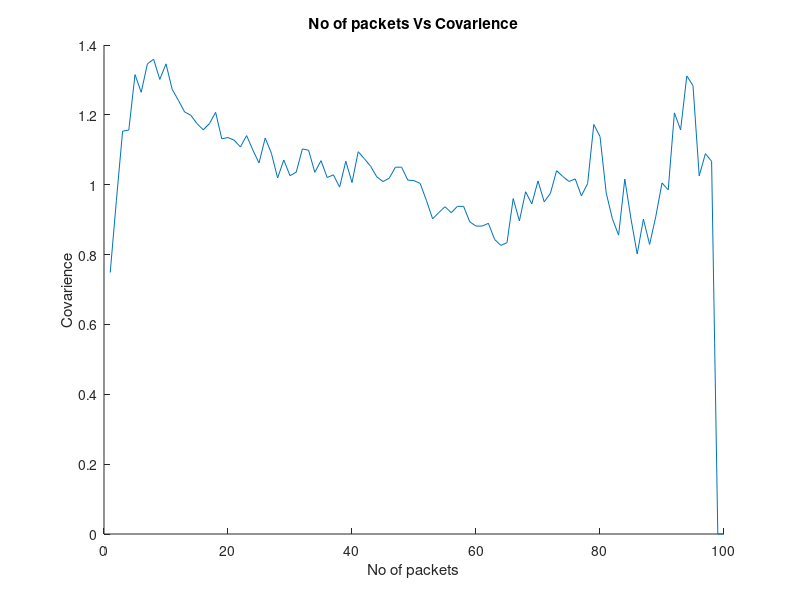
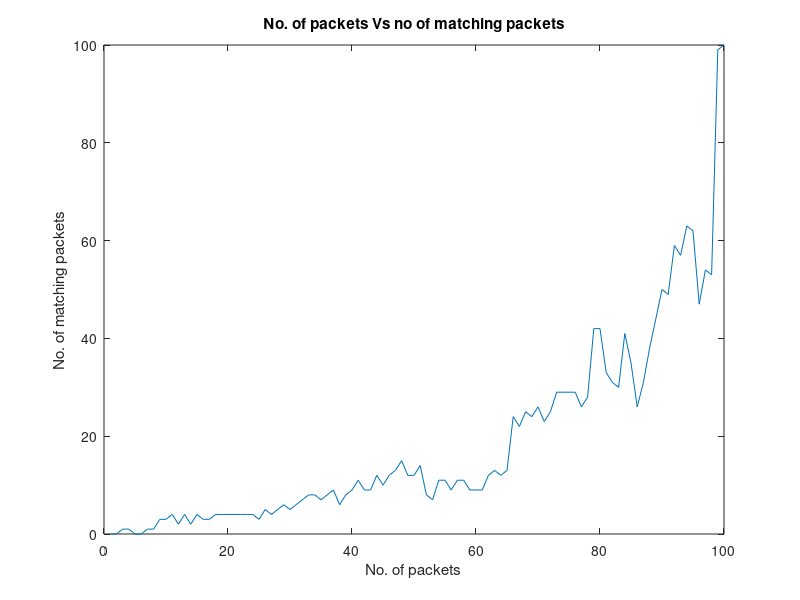

The MATLAB source for these figures, in order:
clear all;
clc;
N=100;
%M=17;
fileID=fopen('Mini_150.csv','w');
A=zeros(100,2);
B=zeros(100,2);
T=csvread('Dataset2.csv');

%fprintf(fileID,"For N = %d\n\n\n",N);
%fprintf(fileID,"M    count   cv\n");
for M = 1:100
    min=10;
    max=20;
    for i=1:M
        for j=1:N
            %       P(i,j)=i+j;
            P(i,j)=sqrt(2/N)*cos((pi/N)*(i-1+1/2)*(j-1+1/2));
        end
    end
    % r = (b-a).*rand(1000,1) + a;
    d=T(:,1)%(max-min).*rand(N,1)+min;
    d=round(d);
    y=P*d;
    P1=pinv(P);
    d1=P'*y;
    d1=round(d1);
    compareP=round(P')==round(P1);
    compareD=round(d)==round(d1);
    a=sum(compareD(1:M,1));
    c=round(d)-round(d1);
    c=abs(c);
    mean2=mean(c);
    sd=std(c);
    cv=sd/mean2;
    if mean2==0
        cv=0;
    end;
    nbytes2=fprintf(fileID,'%d    %d    %f \n',M,a,cv);
    A(M,2)=cv;
    A(M,1)=M;   
    B(M,2)=a;
    B(M,1)=M;

end;
fclose(fileID);
hold on;
plot(A(:,1),A(:,2));
title("No of packets Vs Covarience");
xlabel("No of packets");
ylabel("Covarience");
%figure,plot(B(:,1),B(:,2));
figure,plot(B(:,1),B(:,2));
title("No. of packets Vs no of matching packets");
xlabel("No. of packets");
ylabel("No. of matching packets");

save WS_spatial.mat;



 